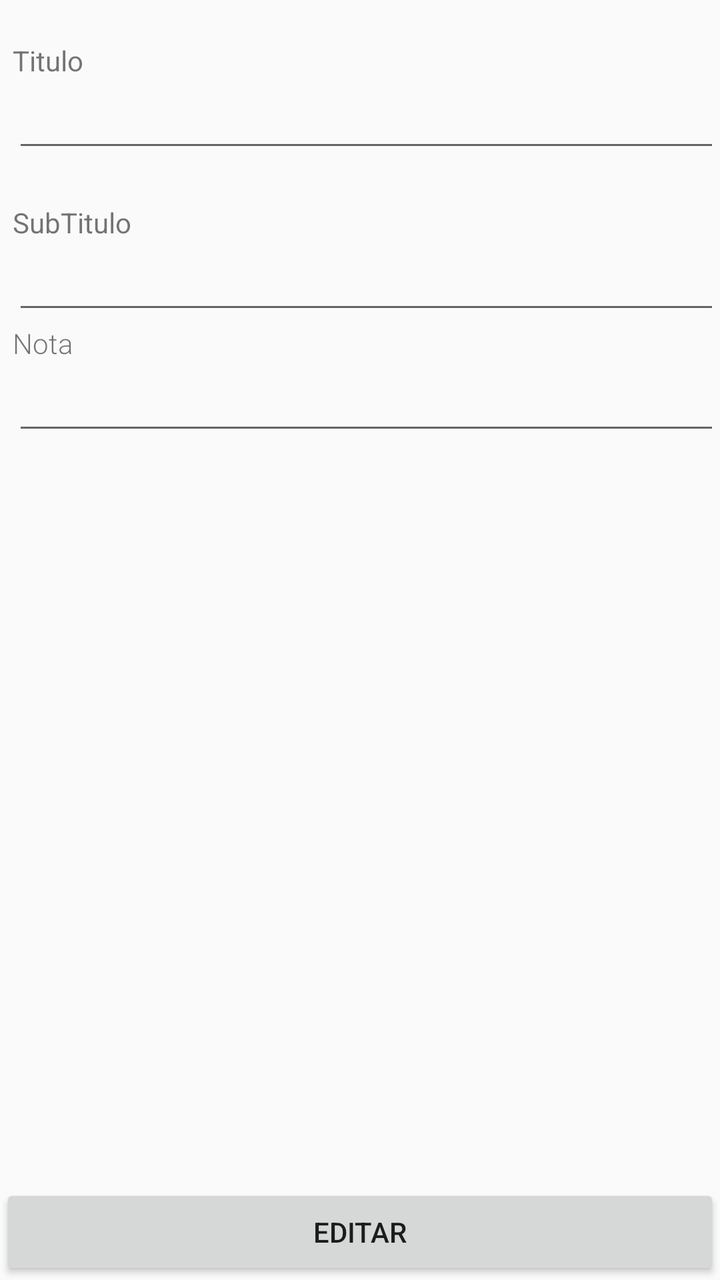
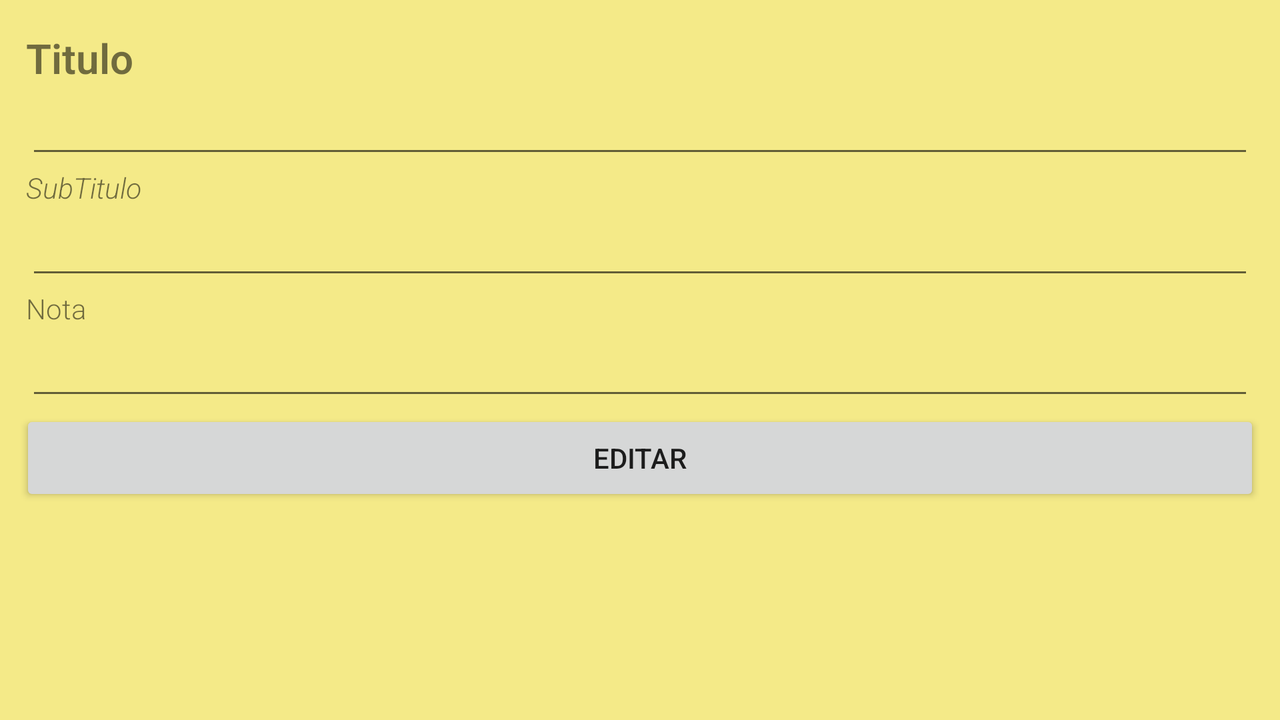

Compare how this app lays out the same screen by default and in its alternative resource folder. The renders come first, then the two layout files and the values they reference.
<!-- AndroidManifest.xml: application theme AppTheme -->
<!-- res/layout/activity_ver_notas.xml -->
<?xml version="1.0" encoding="utf-8"?>
<LinearLayout
    xmlns:android="http://schemas.android.com/apk/res/android"
    android:orientation="vertical"
    android:layout_width="match_parent"
    android:layout_height="match_parent">

    <TextView
        android:layout_marginTop="10pt"
        android:layout_marginLeft="3pt"
        android:layout_width="match_parent"
        android:layout_height="wrap_content"
        android:text="@string/titulo">

    </TextView>

    <EditText
        android:id="@+id/titulo"
        android:layout_marginLeft="3pt"
        android:layout_width="match_parent"
        android:layout_height="wrap_content"
        android:fontFamily="sans-serif-light"
        android:inputType="textAutoComplete"
        android:textSize="18sp" />

    <TextView
        android:layout_marginTop="10pt"
        android:layout_marginLeft="3pt"
        android:layout_width="match_parent"
        android:layout_height="wrap_content"
        android:text="@string/subtitulo">

    </TextView>

    <EditText
        android:id="@+id/subtitulo"
        android:layout_marginLeft="3pt"
        android:layout_width="match_parent"
        android:layout_height="wrap_content"
        android:fontFamily="sans-serif-light"
        android:inputType="textAutoComplete"
        android:textSize="18sp" />


    <TextView

        android:layout_marginLeft="3pt"
        android:layout_width="match_parent"
        android:layout_height="wrap_content"
        android:fontFamily="sans-serif-light"
        android:inputType="textAutoComplete"

        android:text="@string/nota"/>

    <EditText

        android:id="@+id/nota"
        android:layout_marginLeft="3pt"
        android:layout_width="match_parent"
        android:layout_height="wrap_content"
        android:fontFamily="sans-serif-light"

        android:textSize="18sp" />

    

    <LinearLayout
        android:layout_width="match_parent"
        android:layout_height="0dip"
        android:layout_weight="1"
        android:gravity="center|bottom"
        android:orientation="vertical" >

        <Button
            android:id="@+id/button_edit"
            style="?android:attr/buttonStyleSmall"
            android:layout_width="match_parent"
            android:layout_height="wrap_content"
            android:layout_gravity="center_horizontal|center"
            android:text="@string/edit" />

    </LinearLayout>

</LinearLayout>
<!-- resources referenced by this layout -->
<resources>
  <string name="edit">editar</string>
  <string name="nota">Nota</string>
  <string name="subtitulo">SubTitulo</string>
  <string name="titulo">Titulo</string>
  <style name="AppTheme" parent="Theme.AppCompat.Light.DarkActionBar">
          
          <item name="colorPrimary">@color/colorPrimary</item>
          <item name="colorPrimaryDark">@color/colorPrimaryDark</item>
          <item name="colorAccent">@color/colorAccent</item>
      </style>
  <color name="colorPrimary">#6200EE</color>
  <color name="colorPrimaryDark">#3700B3</color>
  <color name="colorAccent">#03DAC5</color>
</resources>
<!-- res/layout-land/activity_ver_notas.xml (the repository's variant of the layout above) -->
<!-- drawn on the phone turned sideways -->
<?xml version="1.0" encoding="utf-8"?>
<ScrollView android:layout_height="match_parent"
    xmlns:android="http://schemas.android.com/apk/res/android"
    android:layout_width="match_parent"
    android:background="@color/corNotasFraco">


<RelativeLayout
    xmlns:android="http://schemas.android.com/apk/res/android"
    android:orientation="vertical"
    android:layout_width="match_parent"
    android:layout_height="match_parent"
    android:layout_margin="10dp"
    >

    <RelativeLayout
        android:layout_width="match_parent"
        android:layout_height="wrap_content"
        android:orientation="vertical"
        android:id="@+id/relativeCampos">

    <TextView
        android:id="@+id/tituloTextView"
        android:layout_marginTop="5dp"
        android:layout_marginStart="3dp"
        android:layout_marginEnd="3dp"
        android:layout_width="match_parent"
        android:layout_height="wrap_content"
        android:labelFor="@+id/titulo"
        android:text="@string/titulo"
        android:fontFamily="sans-serif-light"
        android:textSize="10pt"
        android:textStyle="bold">

    </TextView>

    <EditText
        android:id="@+id/titulo"
        android:layout_marginStart="3dp"
        android:layout_marginEnd="3dp"
        android:layout_width="match_parent"
        android:layout_height="wrap_content"
        android:fontFamily="sans-serif-light"
        android:textSize="18sp"
        android:inputType="text"
        android:importantForAutofill="no"
        android:layout_below="@+id/tituloTextView"/>

    <TextView
        android:id="@+id/subtituloTextView"
        android:layout_marginStart="3dp"
        android:layout_marginEnd="3dp"
        android:layout_width="match_parent"
        android:layout_height="wrap_content"
        android:labelFor="@+id/subtitulo"
        android:text="@string/subtitulo"
        android:layout_below="@+id/titulo"
        android:textSize="7pt"
        android:fontFamily="sans-serif-light"
        android:textStyle="italic">


    </TextView>

    <EditText
        android:id="@+id/subtitulo"
        android:layout_marginStart="3dp"
        android:layout_marginEnd="3dp"
        android:layout_width="match_parent"
        android:layout_height="wrap_content"
        android:fontFamily="sans-serif-light"
        android:textSize="18sp"
        android:inputType="text"
        android:importantForAutofill="no"
        android:layout_below="@+id/subtituloTextView"/>


    <TextView
        android:id="@+id/notaTextView"
        android:layout_marginStart="3dp"
        android:layout_marginEnd="3dp"
        android:layout_width="match_parent"
        android:layout_height="wrap_content"
        android:fontFamily="sans-serif-light"
        android:labelFor="@+id/nota"
        android:text="@string/nota"
        android:layout_below="@+id/subtitulo"/>

    <EditText
        android:minLines="1"
        android:id="@+id/nota"
        android:layout_marginStart="3dp"
        android:layout_marginEnd="3dp"
        android:layout_width="match_parent"
        android:layout_height="wrap_content"
        android:fontFamily="sans-serif-light"
        android:inputType="textMultiLine"
        android:textSize="18sp"
        android:layout_below="@+id/notaTextView"
         />

    </RelativeLayout>
<RelativeLayout
    android:layout_width="match_parent"
    android:layout_height="wrap_content"
    android:layout_alignParentBottom="true"
    android:layout_below="@+id/relativeCampos">

    <LinearLayout
        android:layout_width="match_parent"
        android:layout_height="wrap_content"
        android:gravity="center|bottom"
        android:orientation="vertical" >

        <Button
            android:id="@+id/button_edit"
            style="?android:attr/buttonStyleSmall"
            android:layout_width="match_parent"
            android:layout_height="wrap_content"
            android:layout_gravity="center_horizontal|center"
            android:text="@string/edit" />

    </LinearLayout>
</RelativeLayout>
</RelativeLayout>
</ScrollView>
<!-- resources referenced by the variant -->
<!-- as the phone turned sideways resolves them -->
<resources>
  <color name="corNotasFraco">#D5F4E772</color>
  <string name="edit">editar</string>
  <string name="nota">Nota</string>
  <string name="subtitulo">SubTitulo</string>
  <string name="titulo">Titulo</string>
  <style name="AppTheme" parent="Theme.AppCompat.Light.DarkActionBar">
          
          <item name="colorPrimary">@color/colorPrimary</item>
          <item name="colorPrimaryDark">@color/colorPrimaryDark</item>
          <item name="colorAccent">@color/colorAccent</item>
      </style>
  <color name="colorPrimary">#6200EE</color>
  <color name="colorPrimaryDark">#3700B3</color>
  <color name="colorAccent">#03DAC5</color>
</resources>
